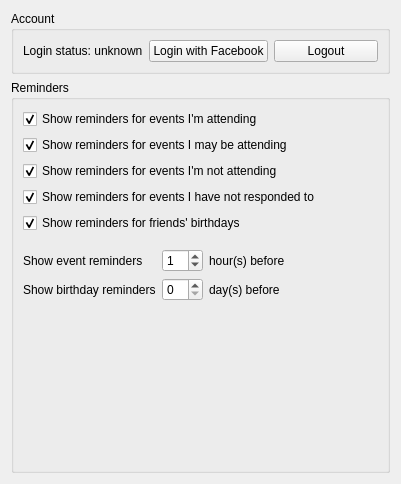
<?xml version="1.0" encoding="UTF-8"?>
<ui version="4.0">
 <class>FacebookAgentSettingsWidget</class>
 <widget class="QWidget" name="FacebookAgentSettingsWidget">
  <property name="geometry">
   <rect>
    <x>0</x>
    <y>0</y>
    <width>401</width>
    <height>484</height>
   </rect>
  </property>
  <property name="windowTitle">
   <string>Configuration</string>
  </property>
  <layout class="QVBoxLayout" name="verticalLayout">
   <item>
    <widget class="QGroupBox" name="groupBox">
     <property name="sizePolicy">
      <sizepolicy hsizetype="Preferred" vsizetype="Minimum">
       <horstretch>0</horstretch>
       <verstretch>0</verstretch>
      </sizepolicy>
     </property>
     <property name="title">
      <string>Account</string>
     </property>
     <layout class="QHBoxLayout" name="horizontalLayout">
      <item>
       <widget class="QLabel" name="loginStatusLbl">
        <property name="text">
         <string>Login status: unknown</string>
        </property>
       </widget>
      </item>
      <item>
       <widget class="QPushButton" name="loginBtn">
        <property name="text">
         <string>Login with Facebook</string>
        </property>
       </widget>
      </item>
      <item>
       <widget class="QPushButton" name="logoutBtn">
        <property name="text">
         <string>Logout</string>
        </property>
       </widget>
      </item>
     </layout>
    </widget>
   </item>
   <item>
    <widget class="QGroupBox" name="groupBox_2">
     <property name="sizePolicy">
      <sizepolicy hsizetype="Preferred" vsizetype="MinimumExpanding">
       <horstretch>0</horstretch>
       <verstretch>0</verstretch>
      </sizepolicy>
     </property>
     <property name="title">
      <string>Reminders</string>
     </property>
     <layout class="QVBoxLayout" name="verticalLayout_2">
      <item>
       <widget class="QCheckBox" name="attendingReminderChkBox">
        <property name="text">
         <string>Show reminders for events I'm attending</string>
        </property>
        <property name="checked">
         <bool>true</bool>
        </property>
       </widget>
      </item>
      <item>
       <widget class="QCheckBox" name="maybeAttendingReminderChkBox">
        <property name="text">
         <string>Show reminders for events I may be attending</string>
        </property>
        <property name="checked">
         <bool>true</bool>
        </property>
       </widget>
      </item>
      <item>
       <widget class="QCheckBox" name="notAttendingReminderChkBox">
        <property name="text">
         <string>Show reminders for events I'm not attending</string>
        </property>
        <property name="checked">
         <bool>true</bool>
        </property>
       </widget>
      </item>
      <item>
       <widget class="QCheckBox" name="notRespondedReminderChkBox">
        <property name="text">
         <string>Show reminders for events I have not responded to</string>
        </property>
        <property name="checked">
         <bool>true</bool>
        </property>
       </widget>
      </item>
      <item>
       <widget class="QCheckBox" name="birthdayReminderChkBox">
        <property name="text">
         <string>Show reminders for friends' birthdays</string>
        </property>
        <property name="checked">
         <bool>true</bool>
        </property>
       </widget>
      </item>
      <item>
       <spacer name="verticalSpacer_2">
        <property name="orientation">
         <enum>Qt::Vertical</enum>
        </property>
        <property name="sizeType">
         <enum>QSizePolicy::Fixed</enum>
        </property>
        <property name="sizeHint" stdset="0">
         <size>
          <width>20</width>
          <height>10</height>
         </size>
        </property>
       </spacer>
      </item>
      <item>
       <layout class="QHBoxLayout" name="horizontalLayout_2">
        <item>
         <layout class="QGridLayout" name="gridLayout">
          <item row="0" column="0">
           <widget class="QLabel" name="label_2">
            <property name="text">
             <string>Show event reminders</string>
            </property>
           </widget>
          </item>
          <item row="0" column="1">
           <widget class="QSpinBox" name="eventReminderHoursSpinBox">
            <property name="suffix">
             <string/>
            </property>
            <property name="value">
             <number>1</number>
            </property>
           </widget>
          </item>
          <item row="0" column="2">
           <widget class="QLabel" name="label_3">
            <property name="text">
             <string>hour(s) before</string>
            </property>
           </widget>
          </item>
          <item row="1" column="0">
           <widget class="QLabel" name="label_5">
            <property name="text">
             <string>Show birthday reminders</string>
            </property>
           </widget>
          </item>
          <item row="1" column="1">
           <widget class="QSpinBox" name="birthdayReminderDaysSpinBox"/>
          </item>
          <item row="1" column="2">
           <widget class="QLabel" name="label_6">
            <property name="text">
             <string>day(s) before</string>
            </property>
           </widget>
          </item>
         </layout>
        </item>
        <item>
         <spacer name="horizontalSpacer">
          <property name="orientation">
           <enum>Qt::Horizontal</enum>
          </property>
          <property name="sizeHint" stdset="0">
           <size>
            <width>40</width>
            <height>20</height>
           </size>
          </property>
         </spacer>
        </item>
       </layout>
      </item>
      <item>
       <spacer name="verticalSpacer">
        <property name="orientation">
         <enum>Qt::Vertical</enum>
        </property>
        <property name="sizeHint" stdset="0">
         <size>
          <width>20</width>
          <height>40</height>
         </size>
        </property>
       </spacer>
      </item>
     </layout>
    </widget>
   </item>
  </layout>
 </widget>
 <resources/>
 <connections/>
</ui>
